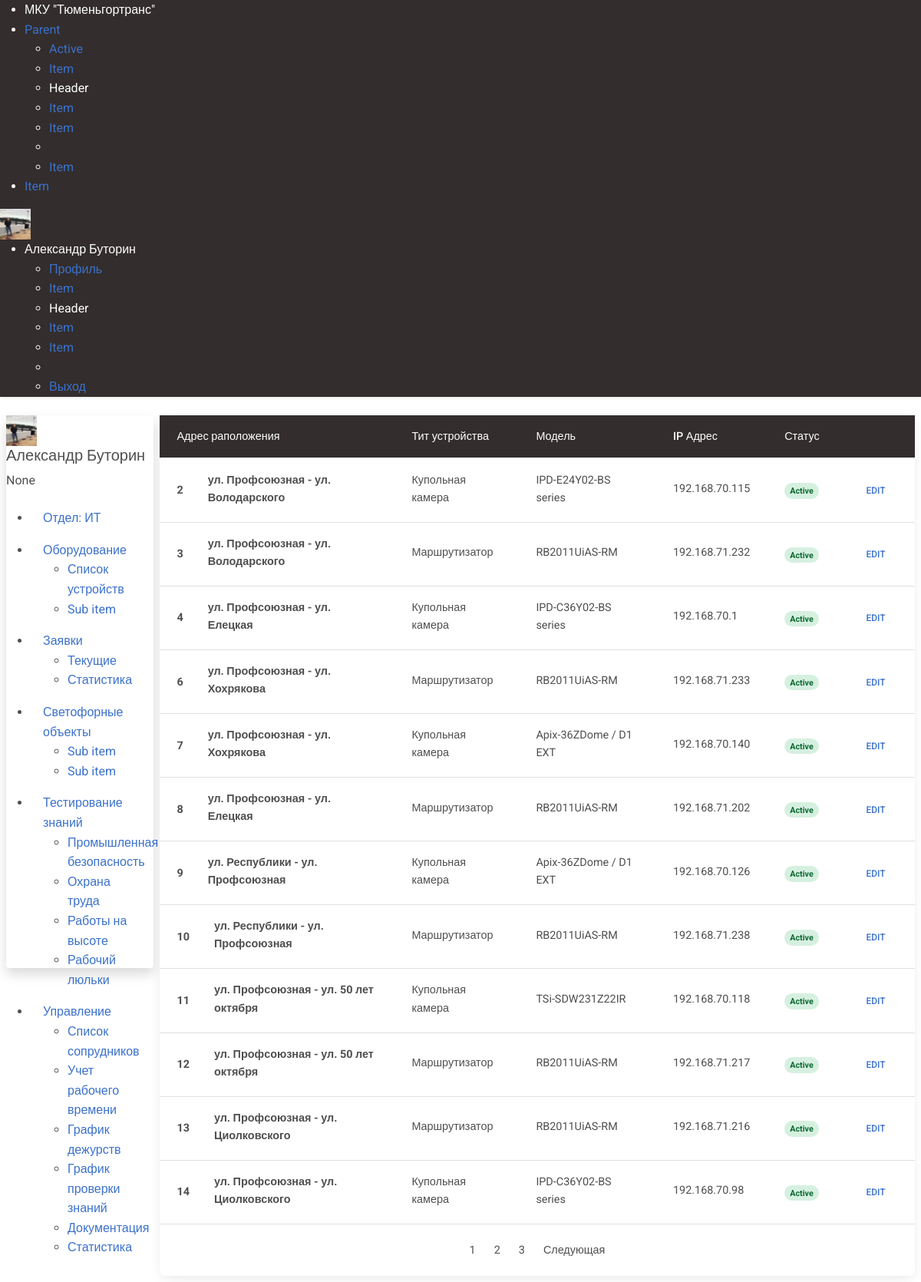
Before: /devices/device_list/ (signed in) with the older database file.
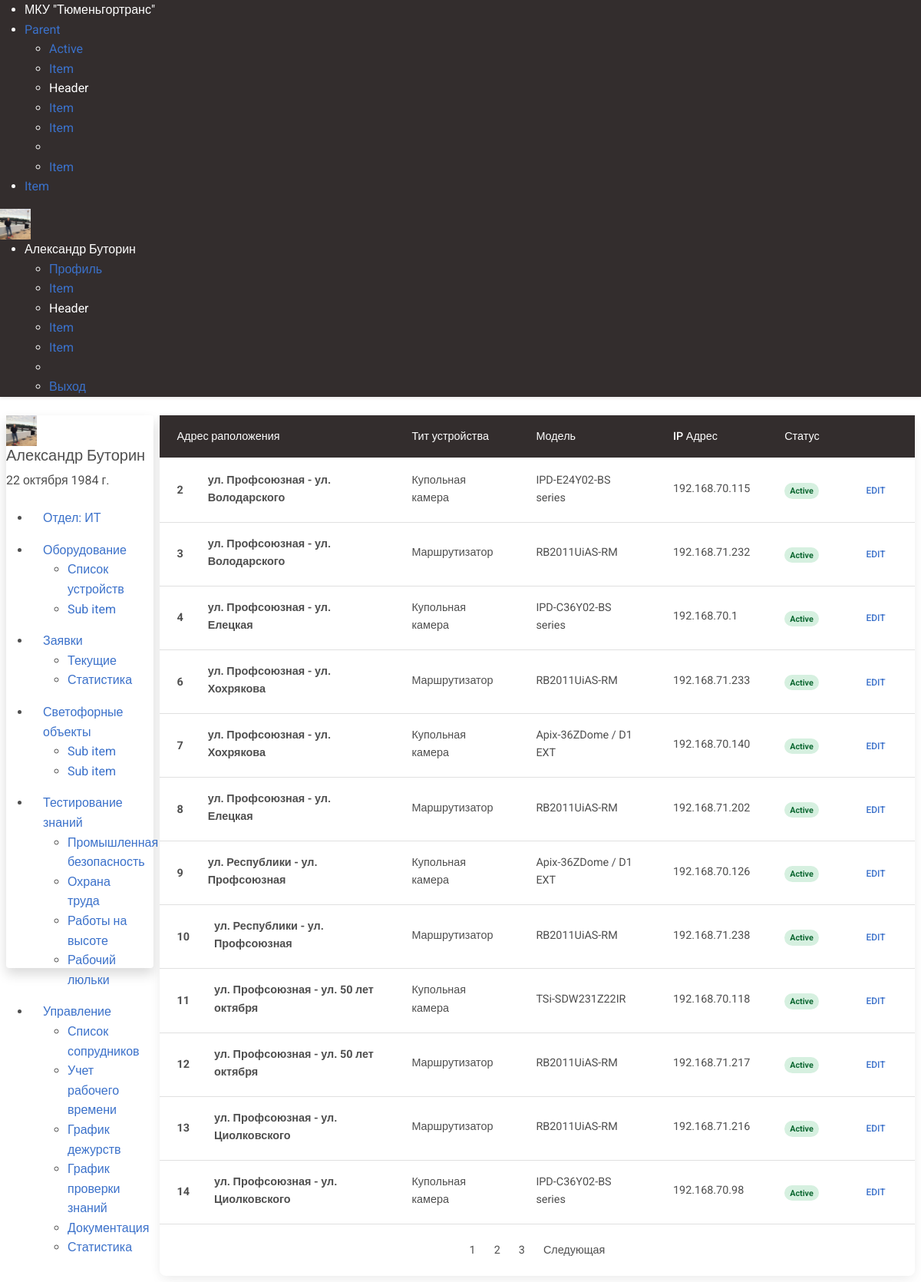
After: the same page with the newer database file.
### users/models.py (models this page shows, shortened)
class CustomUser(AbstractUser):
    middle_name = models.CharField('Отчество', max_length=50, blank=True, null=True)
    date_of_birth = models.DateField(blank=True, null=True, verbose_name='Дата рождения')
    age = models.IntegerField(blank=True, null=True, verbose_name='Возраст')
    phone_number_work = models.CharField('Рабочий телефон', max_length=16, blank=True, null=True)
    phone_number_mobile = models.CharField('Мобильный телефон', max_length=12, blank=True, null=True)
    department = models.ForeignKey(Department, blank=True, null=True, on_delete=models.CASCADE, verbose_name='Отдел')
    avatar = models.ImageField(upload_to='avatars/', blank=True, null=True)
    position = models.ForeignKey(Position, blank=True, null=True, on_delete=models.CASCADE, verbose_name='Должность')
    date_of_employment = models.DateField(blank=True, null=True, verbose_name='Дата трудоустройства')
    class Meta:
        verbose_name = 'Пользователь'
        verbose_name_plural = 'Пользователи'

class Department(models.Model):
    department = models.CharField('Отдел', max_length=50)
    slug = models.CharField('Слаг', max_length=70, blank=True)
    class Meta:
        verbose_name = "Отдел"
        verbose_name_plural = "Отделы"
    def __str__(self):
        return self.department

### devices/models.py (models this page shows, shortened)
class Device(models.Model):
    address = models.ForeignKey('cross.CrossRoad', on_delete=models.CASCADE, verbose_name='Адрес установки')
    device_type = models.ForeignKey('DeviceType', on_delete=models.CASCADE, verbose_name='Тип устройства')
    model = models.ForeignKey('DeviceModel', on_delete=models.CASCADE, verbose_name='Модель устройства')
    serial_number = models.CharField(max_length=15, verbose_name='Серийный номер')
    inventary_number = models.IntegerField(blank=True, null=True, verbose_name='Инвентарный номер')
    ip_address = models.GenericIPAddressField(default='192.168.70.1', verbose_name='IP Адрес устройства')
    mask = models.GenericIPAddressField(default='255.255.255.0', blank=True, null=True, verbose_name='Маска подсети')
    gateway = models.GenericIPAddressField(default='192.168.70.1', blank=True, null=True, verbose_name='Шлюз')
    class Meta:
        verbose_name = "Устройство"
        verbose_name_plural = "Устройства"

class DeviceType(models.Model):
    type = models.CharField(max_length=50, blank=True, null=True, verbose_name='Тип устройства')
    slug = models.SlugField(max_length=60, blank=True, null=True)
    class Meta:
        verbose_name = "Тип устройства"
        verbose_name_plural = "Типы устройств"
    def __str__(self):
        return self.type

class DeviceModel(models.Model):
    manufacturer = models.CharField(max_length=50, blank=True, null=True, verbose_name='Проиводитель')
    model = models.CharField(max_length=100, blank=True, null=True, verbose_name='Модель оборудования')
    type = models.ForeignKey(DeviceType, on_delete=models.CASCADE, blank=True, null=True, verbose_name='Тип устройства')
    slug = models.SlugField(max_length=120, blank=True, null=True, verbose_name='Слаг')
    class Meta:
        verbose_name = "Модель оборудования"
        verbose_name_plural = "Модели оборудования"
    def __str__(self):
        return self.model

### cross/models.py (models this page shows)
class CrossRoad(models.Model):
    address = models.CharField(max_length=100, verbose_name="Адрес")
    latitude = models.FloatField(verbose_name='Широта')
    longitude = models.FloatField(verbose_name='Долгота')
    class Meta:
        verbose_name = 'Перекрёсток'
        verbose_name_plural = 'Перекрёстки'
    def __str__(self):
        return self.address

### devices/views.py (the view)
# urls.py: path('device_list/', DeviceListView.as_view(), name='device_list')
class DeviceListView(ListView):
    model = Device
    paginate_by = 12

### templates/devices/device_list.html (shortened to what this page needs)
{% extends 'users/main.html' %}
{% block content %}
<div class="card m-2 mt-2">
<table class="table align-middle mb-0 bg-white">
  <thead class="bg-dark text-white card-header">
    <tr class="">
      <th>Адрес раположения</th>
      <th>Тит устройства</th>
      <th>Модель</th>
      <th>IP Адрес</th>
      <th>Статус</th>
        <th></th>
    </tr>
  </thead>
  <tbody>
  {% for device in object_list %}
    <tr>
      <td>
        <div class="d-flex align-items-center">
            <div class="me-3">
                <strong>{{ device.pk }}</strong>
            </div>
          <div class="ms-3">
            <p class="fw-bold mb-1">{{ device.address }}</p>
          </div>
        </div>
      </td>
      <td>
        <p class="fw-normal mb-1">{{ device.device_type }}</p>
      </td>
      <td>
        <p class="fw-normal mb-1">{{ device.model }}</p>
      </td>
        <td>
            <p class="fw-normal mb-1">{{ device.ip_address }}</p>
        </td>
        <td>
            <span class="badge badge-success rounded-pill d-inline">Active</span>
        </td>
      <td>
        <button type="button" class="btn btn-link btn-sm btn-rounded">
          Edit
        </button>
      </td>
    </tr>
    {% endfor %}
  </tbody>
</table>
  <nav class="mt-3" aria-label="Page navigation example">
    <ul class="pagination justify-content-center">
      {% for page in page_obj.paginator %}
        <li class="page-item">
          <a class="page-link" href="?page={{ page.number}}">{{ page.number }}</a>
        </li>
      {% endfor %}
      <li class="page-item">
        {% if page_obj.has_next %}
          <a class="page-link" href="?page={{ page_obj.next_page_number }}">Следующая</a>
        {% endif %}
      </li>
    </ul>
</nav>
</div>
{% endblock %}

### templates/users/main.html (shortened to what this page needs)
{% extends 'base.html' %}
{% block navbar %}
    {% include 'components/navbar.html' %}
{% endblock %}
{% block left_sidebar %}
    {% include 'components/left_sidebar.html' %}
{% endblock %}

### templates/base.html (shortened to what this page needs)
<!DOCTYPE html>
{% load static %}
<html lang="en">
<head>
    <link href="https://cdnjs.cloudflare.com/ajax/libs/font-awesome/6.0.0/css/all.min.css" rel="stylesheet" />
    <link href="https://cdnjs.cloudflare.com/ajax/libs/mdb-ui-kit/6.2.0/mdb.min.css" rel="stylesheet" />
    <link rel="stylesheet" href="https://cdn.jsdelivr.net/npm/uikit@3.16.14/dist/css/uikit.min.css" />
    <link rel="stylesheet" href="{% static 'css/styles.css' %}">
</head>
<body>
    <header>
        <div class="uk-container-expand ps-0 pe-0">
            {% block navbar %}
            {% endblock %}
        </div>
    </header>
    <section class="main">
        <div class="uk-container-expand d-flex  ps-0 pe-0">
            <div class="col-md-2">
                {% block left_sidebar %}
                {% endblock %}
            </div>
            <div class="col-md-10">
                {% block content %}
                {% endblock %}
            </div>
        </div>
    </section>
</body>
</html>

### templates/components/navbar.html (shortened to what this page needs)
{% load static %}
<nav class="uk-navbar-container shadow-sm bg-dark text-white">
    <div class="uk-container-expand uk-padding-small uk-padding-remove-top uk-padding-remove-bottom">
        <div uk-navbar class="">
            <div class="uk-navbar-left text-white">
                <ul class="uk-navbar-nav text-white">
                    <li class="uk-active"><a class="text-white" href="https://tgt72.ru/" target="_blank">МКУ "Тюменьгортранс"</a></li>
                    <li>
                        <a href="#">Parent </a>
                        <div class="uk-navbar-dropdown">
                            <ul class="uk-nav uk-navbar-dropdown-nav">
                                <li class="uk-active"><a href="#">Active</a></li>
                                <li><a href="#">Item</a></li>
                                <li class="uk-nav-header">Header</li>
                                <li><a href="#">Item</a></li>
                                <li><a href="#">Item</a></li>
                                <li class="uk-nav-divider"></li>
                                <li><a href="#">Item</a></li>
                            </ul>
                        </div>
                    </li>
                    <li><a href="#">Item</a></li>
                </ul>
            </div>
            <div class="uk-navbar-right">
                <div class="uk-width-auto">
                    {% if user.is_authenticated %}<img class="uk-border-circle" width="40" height="40" src="{{ user.avatar.url }}" alt="Avatar">{% endif %}
                </div>
                <ul class="uk-navbar-nav">
                    {% if user.is_authenticated %}
                    <li>
                        <a class="text-white" href="#">{{ user.first_name }} {{ user.last_name }}</a>
                        <div class="uk-navbar-dropdown">
                            <ul class="uk-nav uk-navbar-dropdown-nav">
                                <li class="uk-active"><a href="#">Профиль</a></li>
                                <li><a href="#">Item</a></li>
                                <li class="uk-nav-header">Header</li>
                                <li><a href="#">Item</a></li>
                                <li><a href="#">Item</a></li>
                                <li class="uk-nav-divider"></li>
                                <li><a href="{% url 'logout_user' %}">Выход</a></li>
                            </ul>
                        </div>
                    </li>
                    {% else %}
                    <li>
                        <a uk-icon="sign-in" href="{% url 'login_user' %}">Авторизоваться</a>
                    </li>
                    {% endif %}
                </ul>
            </div>
        </div>
    </div>
</nav>

### templates/components/left_sidebar.html (shortened to what this page needs)
{% load static %}
<div class="uk-card uk-card-default m-2 me-0 left_sidebar shadow">
    <div class="uk-card-header">
        <div class="uk-grid-small uk-flex-middle" uk-grid>
            <div class="uk-width-auto ps-0">
                <img class="uk-border-circle" width="40" height="40" src="{{ user.avatar.url }}" alt="Avatar">
            </div>
            <div class="uk-width-expand">
                <h5 class="uk-card-title uk-margin-remove-bottom">{{ user.first_name }} {{ user.last_name }}</h5>
                <p class="uk-text-meta uk-margin-remove-top">
                    <time datetime="2023-04-10T12:00">
                        {{ user.date_of_birth }}
                    </time>
                </p>
            </div>
        </div>
    </div>
    <div class="">
    <ul class="uk-nav-default" uk-nav="multiple: true">
        <li class="uk-active p-3 pt-2 pb-2"><a href="#">Отдел: {{ user.department }}</a></li>
        <li class="uk-parent p-3 pt-2 pb-2">
            <a class="" href="#">Оборудование </a>
            <ul class="uk-nav-sub">
                <li><a href="{% url 'device_list' %}">Список устройств</a></li>
                <li>
                    <a href="#">Sub item</a>
                </li>
            </ul>
        </li>
        <li class="uk-parent p-3 pt-2 pb-2">
            <a href="#">Заявки </a>
            <ul class="uk-nav-sub">
                <li class=""><a href="#">Текущие</a></li>
                <li class=""><a href="#">Статистика</a></li>
            </ul>
        </li>
        <li class="uk-parent p-3 pt-2 pb-2">
            <a href="#">Светофорные объекты </a>
            <ul class="uk-nav-sub">
                <li><a href="#">Sub item</a></li>
                <li><a href="#">Sub item</a></li>
            </ul>
        </li>
        <li class="uk-parent p-3 pt-2 pb-2">
            <a href="#">Тестирование знаний </a>
            <ul class="uk-nav-sub">
                <li><a href="#">Промышленная безопасность</a></li>
                <li><a href="#">Охрана труда</a></li>
                <li><a href="#">Работы на высоте</a></li>
                <li><a href="#">Рабочий люльки</a></li>
            </ul>
        </li>
        <li class="uk-parent p-3 pt-2 pb-2">
            <a href="#">Управление </a>
            <ul class="uk-nav-sub">
                <li class=""><a href="{% url 'user_list' %}">Список сопрудников</a></li>
                <li class=""><a href="#">Учет рабочего времени</a></li>
                <li><a href="#">График дежурств</a></li>
                <li><a href="#">График проверки знаний</a></li>
                <li><a href="#">Документация</a></li>
                <li><a href="#">Статистика</a></li>
            </ul>
        </li>
    </ul>
</div>
</div>

### static/css/styles.css (style rules this page uses)
.left_sidebar { height: 90vh; position: sticky; border-radius: 4px; }

Changed rows visible on the page:
changed CustomUser "Александр": date_of_birth "None" → "22 октября 1984 г."
